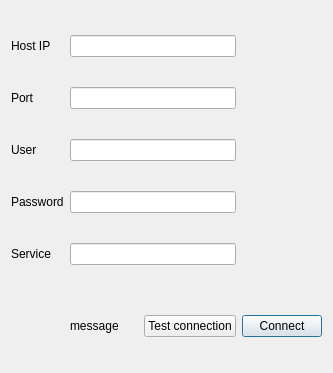
<?xml version="1.0" encoding="UTF-8"?>
<ui version="4.0">
 <class>ConnectDB</class>
 <widget class="QDialog" name="ConnectDB">
  <property name="windowModality">
   <enum>Qt::WindowModal</enum>
  </property>
  <property name="geometry">
   <rect>
    <x>0</x>
    <y>0</y>
    <width>333</width>
    <height>373</height>
   </rect>
  </property>
  <property name="windowTitle">
   <string>Connect Settings</string>
  </property>
  <property name="modal">
   <bool>true</bool>
  </property>
  <layout class="QGridLayout" name="0">
   <item row="0" column="1">
    <layout class="QGridLayout" name="gridLayout">
     <item row="7" column="1">
      <widget class="QLabel" name="message">
       <property name="text">
        <string>message</string>
       </property>
      </widget>
     </item>
     <item row="1" column="1" colspan="2">
      <widget class="QLineEdit" name="hostLine"/>
     </item>
     <item row="2" column="1" colspan="2">
      <widget class="QLineEdit" name="portLine"/>
     </item>
     <item row="7" column="3">
      <widget class="QPushButton" name="connectButton">
       <property name="text">
        <string>Connect</string>
       </property>
      </widget>
     </item>
     <item row="6" column="1">
      <spacer name="horizontalSpacer">
       <property name="orientation">
        <enum>Qt::Horizontal</enum>
       </property>
       <property name="sizeHint" stdset="0">
        <size>
         <width>40</width>
         <height>20</height>
        </size>
       </property>
      </spacer>
     </item>
     <item row="7" column="2">
      <widget class="QPushButton" name="testButton">
       <property name="text">
        <string>Test connection</string>
       </property>
      </widget>
     </item>
     <item row="3" column="1" colspan="2">
      <widget class="QLineEdit" name="userLine"/>
     </item>
     <item row="4" column="1" colspan="2">
      <widget class="QLineEdit" name="passwordLine"/>
     </item>
     <item row="2" column="0">
      <widget class="QLabel" name="label_2">
       <property name="text">
        <string>Port</string>
       </property>
      </widget>
     </item>
     <item row="1" column="0">
      <widget class="QLabel" name="label">
       <property name="text">
        <string>Host IP</string>
       </property>
      </widget>
     </item>
     <item row="5" column="1" colspan="2">
      <widget class="QLineEdit" name="serviceLine"/>
     </item>
     <item row="3" column="0">
      <widget class="QLabel" name="label_3">
       <property name="text">
        <string>User</string>
       </property>
      </widget>
     </item>
     <item row="4" column="0">
      <widget class="QLabel" name="label_4">
       <property name="text">
        <string>Password</string>
       </property>
      </widget>
     </item>
     <item row="5" column="0">
      <widget class="QLabel" name="label_5">
       <property name="text">
        <string>Service</string>
       </property>
      </widget>
     </item>
    </layout>
   </item>
  </layout>
 </widget>
 <resources/>
 <connections/>
</ui>
